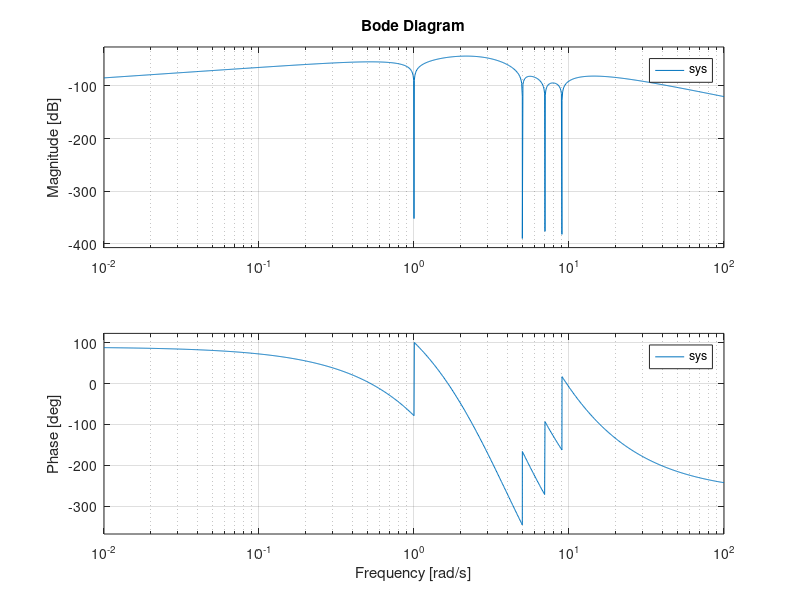

MATLAB code for this plot: (Note: this script raises an error after producing the figure.)
%% Uppgift 3.4 A
num=poly([-9i -7i -5i -1i 0 1i 5i 7i 9i])

sys=tf(num,1)

bode(sys)
%pzmap(sys)
%Notcharna ligger där dem ska.

%% Uppgift 3.4 B
num=poly([-9i -7i -5i -1i 0 1i 5i 7i 9i])
den=poly([-4 -4 -4 -4 -4 -4 -4 -4 -4 -4 -4 -4])

sys=tf(num,den)

bode(sys)
%pzmap(sys)
%w0 = 4 är bäst, släcker ut mest då w0>3

%

%% Uppgift 3.4 C


%% Uppgift 3.4 D
num=poly([-9i -7i -5i -1i 0 1i 5i 7i 9i])
den=poly([-4 -4 -4 -4 -4 -4 -4 -4 -4 -4 -4 -4])

sys=tf(num,den)

Habs=abs(evalfr(sys,j*3)) %Absolutbeloppet av överförningsfunktionen för omega=3

sys=tf(num/Habs,den) %Genom att dela funktionen med Habs så blir amplitud förändringen i omega3 = 0 dB, eller 1, dvs den ändras ej.

bode(sys)

%% Uppgift 3.4 E
Gnum=conv([1 0.1], [1 10])
Gden=conv([1 1], [1 1 9])

G=tf(Gnum,Gden)

Hnum=poly([-9i -7i -5i -1i 0 1i 5i 7i 9i])
Hden=poly([-4 -4 -4 -4 -4 -4 -4 -4 -4 -4 -4 -4])

H=tf(Hnum,Hden)

Habs=abs(evalfr(H,j*3)) %Absolutbeloppet av överförningsfunktionen för omega=3

%Genom att dela funktionen med Habs så blir amplitud förändringen
%i omega3 = 0 dB, eller 1, dvs den ändras ej.
H=tf(Hnum/Habs,Hden)

F=100

Ts=1/F

N=2^13 %Sampelvärde

Tmax=(N-1)*Ts

t=0:Ts:Tmax;

k=0:1:N-1;

omegak=2.*pi.*F.*k./N; %Vår frekvensaxel

xtemp=square(t); %Den undersökta funktionen
x=lsim(H,xtemp,t); %Funktionen efter den körts igenom systemet H
X=fft(x,N); %Den transformerade funktionen, med sampelvärde N

ytemp=lsim(G,x,t); %Funktionen efter den körts igenom systemet G
y=lsim(H,ytemp,t); %Funktionen efter den körts igenom systemet H
Y=fft(y,N); %Den transfomerade funktionen, med sampelvärde N


plot(omegak,abs(Y))
axis([0 40 0 6000])
title("Y(j\omega)")
xlabel('\omega')



